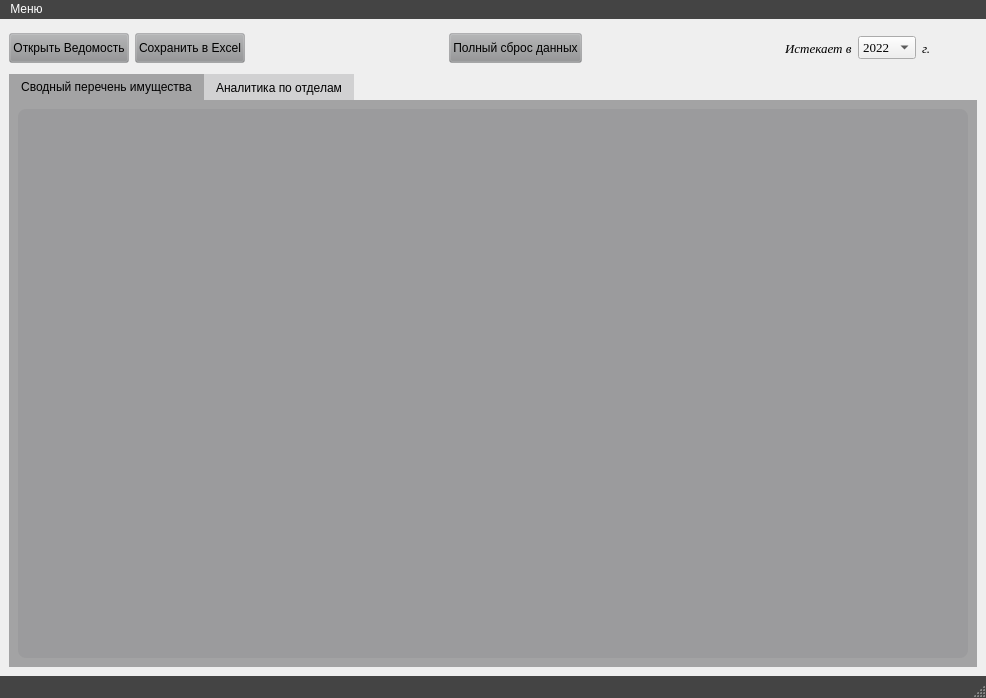
<?xml version="1.0" encoding="UTF-8"?>
<ui version="4.0">
 <class>MainWindow</class>
 <widget class="QMainWindow" name="MainWindow">
  <property name="geometry">
   <rect>
    <x>0</x>
    <y>0</y>
    <width>986</width>
    <height>698</height>
   </rect>
  </property>
  <property name="windowTitle">
   <string>MainWindow</string>
  </property>
  <property name="styleSheet">
   <string notr="true">#MainWindow {border-image: url(:/1C.png);}

.QMenuBar{background-color: #444444;color: white;} 
.QMenuBar:item:selected{background: #444444;color: #fcf605;}
.QMenu {background-color: #444444;color: white;} 
.QMenu:item:selected{background: #444444;color: #fcf605;} 


.QStatusBar{background-color: #444444;color: white;}</string>
  </property>
  <widget class="QWidget" name="centralwidget">
   <property name="styleSheet">
    <string notr="true"/>
   </property>
   <layout class="QVBoxLayout" name="verticalLayout">
    <item>
     <layout class="QHBoxLayout" name="horizontalLayout" stretch="0">
      <item>
       <layout class="QHBoxLayout" name="horizontalLayout_2">
        <item>
         <widget class="QPushButton" name="pushButton_2">
          <property name="minimumSize">
           <size>
            <width>0</width>
            <height>30</height>
           </size>
          </property>
          <property name="styleSheet">
           <string notr="true">.QPushButton {background-color: rgba(143, 144, 146, 80)}
.QPushButton:hover{ background-color: rgba(143, 144, 146, 130)}</string>
          </property>
          <property name="text">
           <string>Открыть Ведомость</string>
          </property>
          <property name="icon">
           <iconset>
            <normaloff>open.png</normaloff>open.png</iconset>
          </property>
          <property name="iconSize">
           <size>
            <width>30</width>
            <height>30</height>
           </size>
          </property>
         </widget>
        </item>
        <item>
         <widget class="QPushButton" name="pushButton_3">
          <property name="minimumSize">
           <size>
            <width>0</width>
            <height>30</height>
           </size>
          </property>
          <property name="styleSheet">
           <string notr="true">.QPushButton {background-color: rgba(143, 144, 146, 80)}
.QPushButton:hover{ background-color: rgba(143, 144, 146, 130)}</string>
          </property>
          <property name="text">
           <string>Сохранить в Excel</string>
          </property>
          <property name="icon">
           <iconset>
            <normaloff>save.png</normaloff>save.png</iconset>
          </property>
          <property name="iconSize">
           <size>
            <width>30</width>
            <height>30</height>
           </size>
          </property>
         </widget>
        </item>
        <item>
         <spacer name="horizontalSpacer">
          <property name="orientation">
           <enum>Qt::Horizontal</enum>
          </property>
          <property name="sizeHint" stdset="0">
           <size>
            <width>40</width>
            <height>20</height>
           </size>
          </property>
         </spacer>
        </item>
        <item>
         <widget class="QPushButton" name="pushButton_4">
          <property name="minimumSize">
           <size>
            <width>0</width>
            <height>30</height>
           </size>
          </property>
          <property name="styleSheet">
           <string notr="true">.QPushButton {background-color: rgba(143, 144, 146, 80)}
.QPushButton:hover{ background-color: rgba(143, 144, 146, 130)}</string>
          </property>
          <property name="text">
           <string>Полный сброс данных</string>
          </property>
          <property name="icon">
           <iconset>
            <normaloff>../../assets/sbros.png</normaloff>../../assets/sbros.png</iconset>
          </property>
          <property name="iconSize">
           <size>
            <width>30</width>
            <height>30</height>
           </size>
          </property>
         </widget>
        </item>
        <item>
         <spacer name="horizontalSpacer_4">
          <property name="orientation">
           <enum>Qt::Horizontal</enum>
          </property>
          <property name="sizeHint" stdset="0">
           <size>
            <width>40</width>
            <height>20</height>
           </size>
          </property>
         </spacer>
        </item>
        <item>
         <widget class="QLabel" name="label_2">
          <property name="font">
           <font>
            <family>Times New Roman</family>
            <pointsize>10</pointsize>
            <italic>true</italic>
           </font>
          </property>
          <property name="text">
           <string>Истекает в</string>
          </property>
         </widget>
        </item>
        <item>
         <widget class="QComboBox" name="comboBox">
          <property name="font">
           <font>
            <family>Times New Roman</family>
            <pointsize>10</pointsize>
            <weight>50</weight>
            <bold>false</bold>
           </font>
          </property>
          <item>
           <property name="text">
            <string>2022</string>
           </property>
          </item>
          <item>
           <property name="text">
            <string>2023</string>
           </property>
          </item>
          <item>
           <property name="text">
            <string>2024</string>
           </property>
          </item>
          <item>
           <property name="text">
            <string>2025</string>
           </property>
          </item>
          <item>
           <property name="text">
            <string>2026</string>
           </property>
          </item>
          <item>
           <property name="text">
            <string>2027</string>
           </property>
          </item>
          <item>
           <property name="text">
            <string>2028</string>
           </property>
          </item>
          <item>
           <property name="text">
            <string>2029</string>
           </property>
          </item>
          <item>
           <property name="text">
            <string>2030</string>
           </property>
          </item>
          <item>
           <property name="text">
            <string>2031</string>
           </property>
          </item>
          <item>
           <property name="text">
            <string>2032</string>
           </property>
          </item>
          <item>
           <property name="text">
            <string>2033</string>
           </property>
          </item>
          <item>
           <property name="text">
            <string>2034</string>
           </property>
          </item>
          <item>
           <property name="text">
            <string>2035</string>
           </property>
          </item>
          <item>
           <property name="text">
            <string>2036</string>
           </property>
          </item>
          <item>
           <property name="text">
            <string>2037</string>
           </property>
          </item>
          <item>
           <property name="text">
            <string>2038</string>
           </property>
          </item>
          <item>
           <property name="text">
            <string>2039</string>
           </property>
          </item>
          <item>
           <property name="text">
            <string>2040</string>
           </property>
          </item>
          <item>
           <property name="text">
            <string>2041</string>
           </property>
          </item>
          <item>
           <property name="text">
            <string>2042</string>
           </property>
          </item>
          <item>
           <property name="text">
            <string>2043</string>
           </property>
          </item>
          <item>
           <property name="text">
            <string>2044</string>
           </property>
          </item>
          <item>
           <property name="text">
            <string>2045</string>
           </property>
          </item>
          <item>
           <property name="text">
            <string>2046</string>
           </property>
          </item>
          <item>
           <property name="text">
            <string>2047</string>
           </property>
          </item>
          <item>
           <property name="text">
            <string>2048</string>
           </property>
          </item>
          <item>
           <property name="text">
            <string>2049</string>
           </property>
          </item>
          <item>
           <property name="text">
            <string>2050</string>
           </property>
          </item>
         </widget>
        </item>
        <item>
         <widget class="QLabel" name="label_3">
          <property name="font">
           <font>
            <family>Times New Roman</family>
            <pointsize>10</pointsize>
            <italic>true</italic>
           </font>
          </property>
          <property name="text">
           <string>г.</string>
          </property>
         </widget>
        </item>
        <item>
         <widget class="QLabel" name="label">
          <property name="minimumSize">
           <size>
            <width>40</width>
            <height>40</height>
           </size>
          </property>
          <property name="styleSheet">
           <string notr="true">border-image: url(:/roskazna.png);</string>
          </property>
          <property name="text">
           <string/>
          </property>
         </widget>
        </item>
       </layout>
      </item>
     </layout>
    </item>
    <item>
     <layout class="QVBoxLayout" name="verticalLayout_2" stretch="1">
      <property name="spacing">
       <number>2</number>
      </property>
      <item>
       <widget class="QTabWidget" name="tabWidget">
        <property name="styleSheet">
         <string notr="true">.QTabWidget::pane{
background: transparent;
border:0;
background-color: rgba(113, 113, 115,155)
}

.QTableCornerButton::section{background-color: rgba(143, 144, 146, 100);}

.QTabBar::tab{background: transparent; background-color: rgba(143, 144, 146, 80);}
.QTabBar::tab::selected{background: transparent; background-color: rgba(113, 113, 115,155);}</string>
        </property>
        <property name="currentIndex">
         <number>0</number>
        </property>
        <widget class="QWidget" name="tab">
         <attribute name="title">
          <string>Сводный перечень имущества</string>
         </attribute>
         <layout class="QVBoxLayout" name="verticalLayout_3">
          <item>
           <widget class="QTableWidget" name="tableWidget">
            <property name="styleSheet">
             <string notr="true">.QTableWidget {background-color: rgba(143, 144, 146, 100);
border-radius:8px;}</string>
            </property>
           </widget>
          </item>
         </layout>
        </widget>
        <widget class="QWidget" name="tab_2">
         <attribute name="title">
          <string>Аналитика по отделам</string>
         </attribute>
         <layout class="QVBoxLayout" name="verticalLayout_4" stretch="0,12">
          <item>
           <layout class="QVBoxLayout" name="verticalLayout_5">
            <item>
             <layout class="QHBoxLayout" name="horizontalLayout_4">
              <item>
               <widget class="QPushButton" name="pushButton_6">
                <property name="minimumSize">
                 <size>
                  <width>0</width>
                  <height>30</height>
                 </size>
                </property>
                <property name="styleSheet">
                 <string notr="true">.QPushButton {background-color: rgba(255, 210, 3, 130)}
.QPushButton:hover{ background-color: rgba(255, 210, 3, 50)}</string>
                </property>
                <property name="text">
                 <string>Добавить отделы для анализа</string>
                </property>
                <property name="icon">
                 <iconset>
                  <normaloff>plus.png</normaloff>plus.png</iconset>
                </property>
                <property name="iconSize">
                 <size>
                  <width>20</width>
                  <height>20</height>
                 </size>
                </property>
               </widget>
              </item>
              <item>
               <widget class="QPushButton" name="pushButton">
                <property name="minimumSize">
                 <size>
                  <width>0</width>
                  <height>30</height>
                 </size>
                </property>
                <property name="styleSheet">
                 <string notr="true">.QPushButton {background-color: rgba(255, 210, 3, 130)}
.QPushButton:hover{ background-color: rgba(255, 210, 3, 50)}</string>
                </property>
                <property name="text">
                 <string>Добавить позиции для анализа</string>
                </property>
                <property name="icon">
                 <iconset>
                  <normaloff>plus.png</normaloff>plus.png</iconset>
                </property>
                <property name="iconSize">
                 <size>
                  <width>20</width>
                  <height>20</height>
                 </size>
                </property>
               </widget>
              </item>
              <item>
               <spacer name="horizontalSpacer_2">
                <property name="orientation">
                 <enum>Qt::Horizontal</enum>
                </property>
                <property name="sizeHint" stdset="0">
                 <size>
                  <width>40</width>
                  <height>20</height>
                 </size>
                </property>
               </spacer>
              </item>
              <item>
               <widget class="QPushButton" name="pushButton_7">
                <property name="minimumSize">
                 <size>
                  <width>0</width>
                  <height>30</height>
                 </size>
                </property>
                <property name="styleSheet">
                 <string notr="true">.QPushButton {background-color: rgba(255, 210, 3, 130)}
.QPushButton:hover{ background-color: rgba(255, 210, 3, 50)}</string>
                </property>
                <property name="text">
                 <string>Запустить</string>
                </property>
                <property name="icon">
                 <iconset>
                  <normaloff>:/start.png</normaloff>:/start.png</iconset>
                </property>
               </widget>
              </item>
              <item>
               <spacer name="horizontalSpacer_3">
                <property name="orientation">
                 <enum>Qt::Horizontal</enum>
                </property>
                <property name="sizeHint" stdset="0">
                 <size>
                  <width>40</width>
                  <height>20</height>
                 </size>
                </property>
               </spacer>
              </item>
              <item>
               <widget class="QPushButton" name="pushButton_5">
                <property name="minimumSize">
                 <size>
                  <width>0</width>
                  <height>30</height>
                 </size>
                </property>
                <property name="styleSheet">
                 <string notr="true">.QPushButton {background-color: rgba(255, 210, 3, 130)}
.QPushButton:hover{ background-color: rgba(255, 210, 3, 50)}</string>
                </property>
                <property name="text">
                 <string>Сброс позиций</string>
                </property>
                <property name="icon">
                 <iconset>
                  <normaloff>sbros.png</normaloff>sbros.png</iconset>
                </property>
                <property name="iconSize">
                 <size>
                  <width>20</width>
                  <height>20</height>
                 </size>
                </property>
               </widget>
              </item>
             </layout>
            </item>
           </layout>
          </item>
          <item>
           <widget class="QTableWidget" name="tableWidget_2">
            <property name="styleSheet">
             <string notr="true">.QTableWidget {background-color: rgba(143, 144, 146, 100);
border-radius:8px;}</string>
            </property>
           </widget>
          </item>
         </layout>
        </widget>
       </widget>
      </item>
     </layout>
    </item>
   </layout>
  </widget>
  <widget class="QMenuBar" name="menubar">
   <property name="geometry">
    <rect>
     <x>0</x>
     <y>0</y>
     <width>986</width>
     <height>21</height>
    </rect>
   </property>
   <widget class="QMenu" name="menu">
    <property name="title">
     <string>Меню</string>
    </property>
    <addaction name="action"/>
    <addaction name="action_2"/>
   </widget>
   <addaction name="menu"/>
  </widget>
  <widget class="QStatusBar" name="statusbar"/>
  <action name="action">
   <property name="text">
    <string>О программе</string>
   </property>
  </action>
  <action name="action_2">
   <property name="text">
    <string>Справочник</string>
   </property>
  </action>
 </widget>
 <resources>
  <include location="Images.qrc"/>
 </resources>
 <connections/>
</ui>
